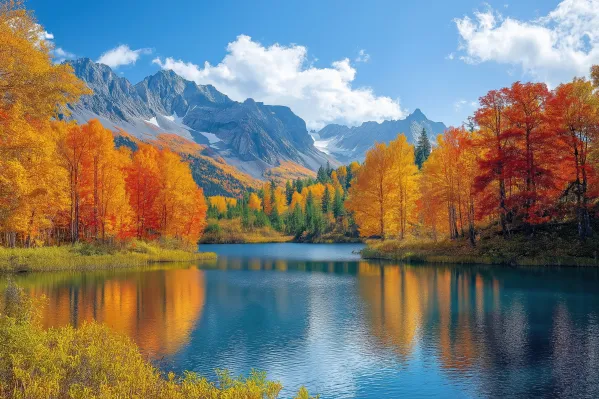
#> input picture iimage.webp, 599 x 399 px
$ python 'Activity 2.py'
#> lines starting #> are read from the running program, lines starting #| are printed output that depends on the picture
import cv2

image = cv2.imread('iimage.webp')
#> image is the input picture: shape (399, 599, 3); mean B, G, R 113.9, 122.6, 124

gray_image = cv2.cvtColor(image, cv2.COLOR_BGR2GRAY)
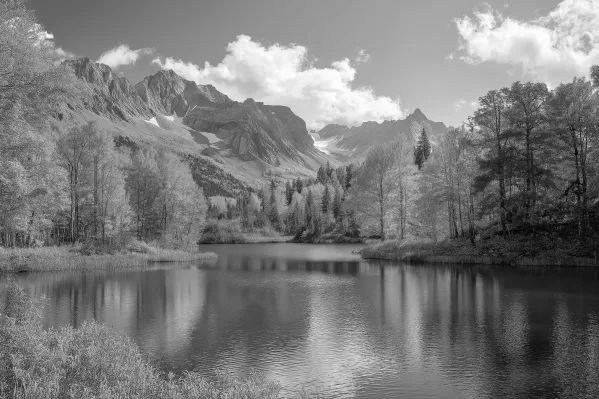
#> gray_image: shape (399, 599); min 0, max 255, mean 122

resize_image = cv2.resize(gray_image, (224, 224))
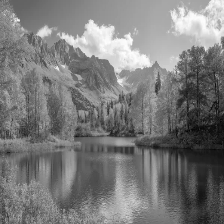
#> resize_image: shape (224, 224); min 3, max 253, mean 121.9

cv2.imshow('Resized Image', resize_image)

key = cv2.waitKey(0)
#> (key Esc is pressed here)

if key == ord('s'):

    cv2.imwrite('grayscale_resized_image.jpg', resize_image)

    print('Image saved as grayscale_resized_image.jpg')

else:

    print('Image not saved')

cv2.destroyAllWindows()

print('Processed Image Dimensions: {resize_image.shape}')

$ run again, with image.jpg saved as iimage.webp
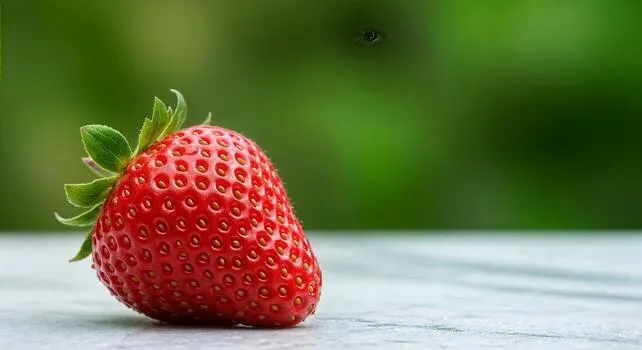
#> input picture image.jpg, 642 x 350 px
#> image is the input picture: shape (350, 642, 3); mean B, G, R 73.3, 116.4, 112.2
#> `gray_image = cv2.cvtColor(image, cv2.COLOR_BGR2GRAY)`:
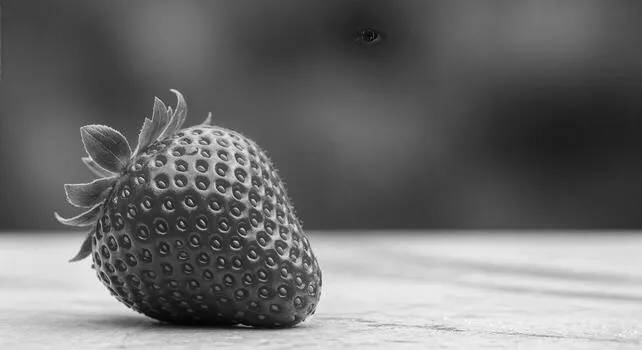
#> gray_image: shape (350, 642); min 4, max 249, mean 110.2
#> `resize_image = cv2.resize(gray_image, (224, 224))`:
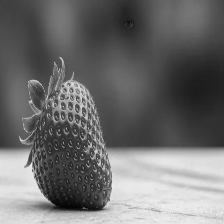
#> resize_image: shape (224, 224); min 4, max 245, mean 110.1
